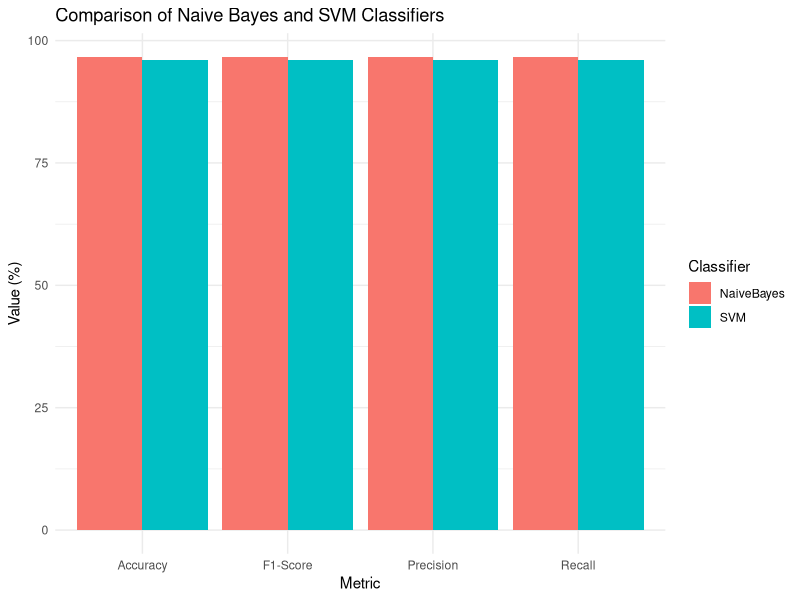

The R source for this figure:
# Load necessary libraries
library(ggplot2)

# Create a data frame with the results
results <- data.frame(
  Metric = rep(c("Accuracy", "Precision", "Recall", "F1-Score"), 2),
  Value = c(96.67, 96.67, 96.67, 96.67, 96.00, 96.00, 96.00, 96.00), # Example values
  Classifier = rep(c("NaiveBayes", "SVM"), each = 4)
)

# Plot the comparison
ggplot(results, aes(x = Metric, y = Value, fill = Classifier)) +
  geom_bar(stat = "identity", position = "dodge") +
  labs(title = "Comparison of Naive Bayes and SVM Classifiers", x = "Metric", y = "Value (%)") +
  theme_minimal()
